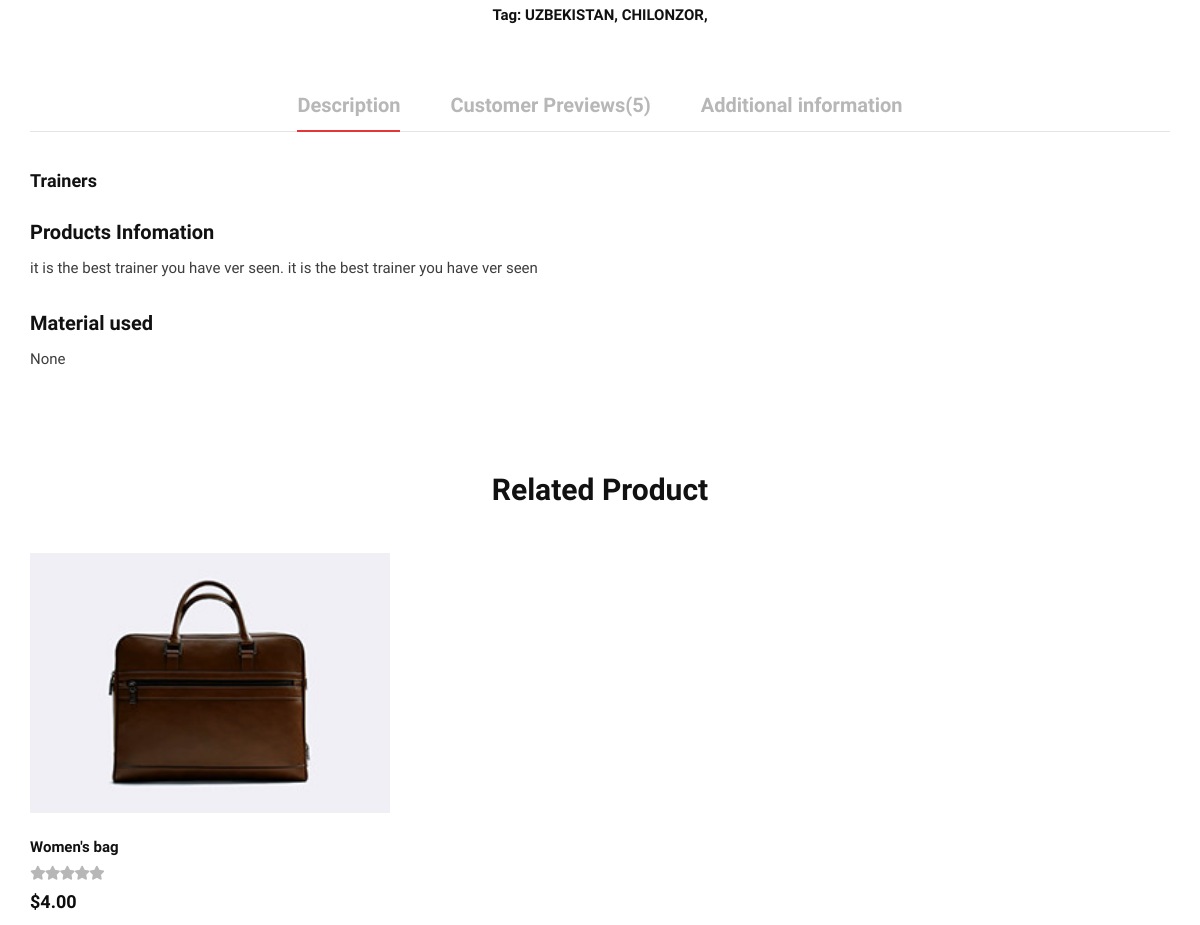
Before: /products/8/shop_detail (middle part) with the older database file.
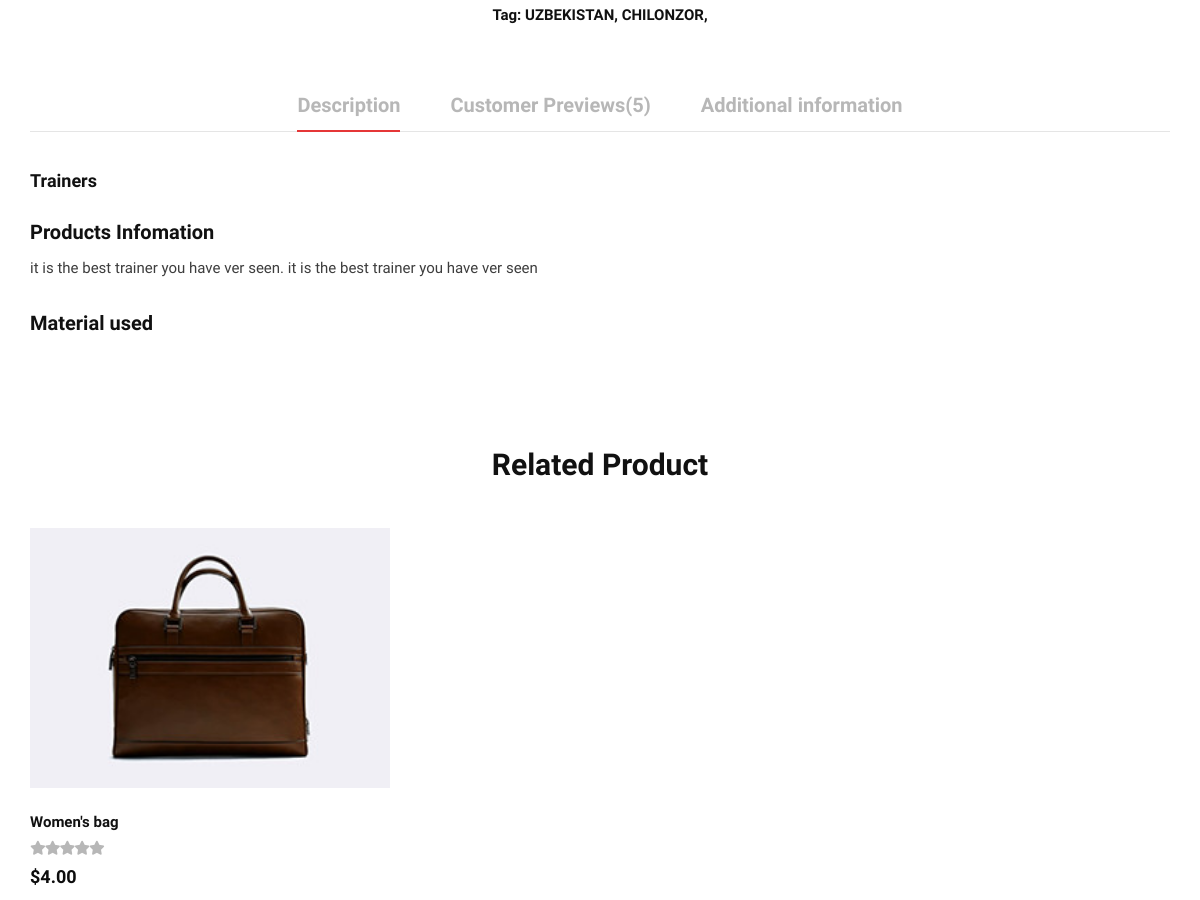
After: the same page with the newer database file.
### products/models.py (models this page shows, shortened)
class ProductModel(models.Model):
    name = models.CharField(max_length=100)
    description = models.TextField()
    price = models.DecimalField(max_digits=8, decimal_places=2)
    discount = models.IntegerField(default=5)
    image = models.ImageField(upload_to='Product')
    is_sale = models.BooleanField(default=False)
    quality = models.CharField(max_length=100)
    rating = models.PositiveIntegerField(default=1, validators=[rating_value_validator])
    color = models.ManyToManyField(ColorModel)
    tags = models.ManyToManyField(TagsModel)
    material = models.TextField(null=True, blank=True)
    sizes = models.ManyToManyField(SizeModel)
    brand = models.ForeignKey(BrandsModel, on_delete=models.CASCADE)
    category = models.ForeignKey(CategoryModel, on_delete=models.CASCADE, related_name='products')
    subcategory = models.ManyToManyField(SubCategoryModel)
    quantity = models.PositiveIntegerField(default=0)
    created_at = models.DateTimeField(auto_now_add=True)
    updated_at = models.DateTimeField(auto_now=True)
    @staticmethod
    def get_from_cart(cart):
        return ProductModel.objects.filter(id__in=cart)
    class Meta:
        verbose_name = 'Product'
        verbose_name_plural = 'Products'

### products/views.py (the view)
# urls.py: path('<int:pk>/shop_detail', ProductDetailView.as_view(),name= 'shop_details'),
class ProductDetailView(DetailView):
    template_name = 'shop-details.html'
    model = ProductModel
    context_object_name = 'shop_detail'
    def get_context_data(self, **kwargs):
        context = super().get_context_data(**kwargs)
        context['related_products'] = ProductModel.objects.filter(category=self.object.category).exclude(pk=self.object.pk)[:4]
        context['tags'] = ProductModel.objects.filter(tags__in=self.object.tags.all())
        context['categories'] = ProductModel.objects.filter(category=self.object.category)
        return context

### products/templatetags/my_tags.py (called while the page is built)
@register.simple_tag(name='cart_info')
def get_cart_info(request, coupon=None):
    cart = request.session.get('cart', [])
    products = ProductModel.get_from_cart(cart)
    total_price = 0
    for product in products:
        total_price += product.real_price()
    quantity = len(cart)
    if coupon:
        total_price = total_price - (total_price * (coupon.discount_amount / 100))
    return quantity, "{:.2f}".format(total_price)

### templates/shop-details.html (shortened to what this page needs)
{% extends 'layouts/base.html' %}
{% load static %}
{% load my_tags %}
{% block content %}
<section class="shop-details">
  <div class="product__details__content">
    <div class="container">
      <div class="row d-flex justify-content-center">
        <div class="col-lg-8">
          <div class="product__details__text">
            <div class="product__details__last__option">
              <ul>
                <li>
                  Tag:
                  {% for tag in shop_detail.tags.all %}
                  {{tag.title}},
                  {% endfor %}
                </li>
              </ul>
            </div>
          </div>
        </div>
      </div>
      <div class="row">
        <div class="col-lg-12">
          <div class="product__details__tab">
            <ul class="nav nav-tabs" role="tablist">
              <li class="nav-item">
                <a
                  class="nav-link active"
                  data-toggle="tab"
                  href="#tabs-5"
                  role="tab"
                  >Description</a
                >
              </li>
              <li class="nav-item">
                <a class="nav-link" data-toggle="tab" href="#tabs-6" role="tab"
                  >Customer Previews(5)</a
                >
              </li>
              <li class="nav-item">
                <a class="nav-link" data-toggle="tab" href="#tabs-7" role="tab"
                  >Additional information</a
                >
              </li>
            </ul>
            <div class="tab-content">
              <div class="tab-pane active" id="tabs-5" role="tabpanel">
                <div class="product__details__tab__content">
                  <p class="note">
                   {{shop_detail.name}}
                  </p>
                  <div class="product__details__tab__content__item">
                    <h5>Products Infomation</h5>
                    <p>
                        {{shop_detail.description}}
                    </p>
                  </div>
                  <div class="product__details__tab__content__item">
                    <h5>Material used</h5>
                    <p>
                     {{shop_detail.material}}
                    </p>
                  </div>
                </div>
              </div>
            </div>
          </div>
        </div>
      </div>
    </div>
  </div>
</section>
<section class="related spad">
  <div class="container">
    <div class="row">
      <div class="col-lg-12">
        <h3 class="related-title">Related Product</h3>
      </div>
    </div>
    <div class="row">
      {% for product in related_products %}
          <div class="col-lg-4 col-md-6 col-sm-6">
            <div class="product__item">
              <div
                class="product__item__pic set-bg"
                data-setbg="{{ product.image.url }}"
              >
              </div>
              <div class="product__item__text">
                <h6>{{ product.name }}</h6>
                <div class="rating">
                  <i class="fa fa-star-o"></i>
                  <i class="fa fa-star-o"></i>
                  <i class="fa fa-star-o"></i>
                  <i class="fa fa-star-o"></i>
                  <i class="fa fa-star-o"></i>
                </div>
                <h5>${{ product.price }}</h5>
              </div>
            </div>
          </div>
          {% endfor %}
    </div>
  </div>
</section>
{% endblock %}

Changed rows visible on the page:
changed ProductModel "Trainers": material "None" → (not shown)
